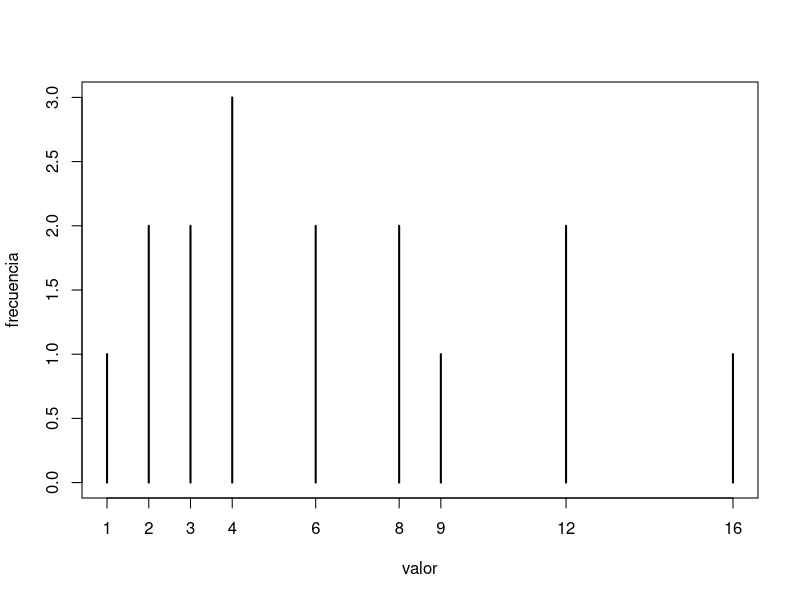

Recreate this plot in R.
###Ejercicios YA-PR3C
# Ejemplos en R para que experimenten con vectores

# Los comentarios van precedidos por #

# Con seq se puede especificar una secuencia entera dando el inicio, el fin y el paso (parámetro by o 3º parámetro):
x <- seq(-5, 5, by=.2)

# asigna a x el vector c(-5.0, -4.8, -4.6, ..., 4.6, 4.8, 5.0).
x2 <- seq(length=51, from=-5, by=.2)

# es otra manera, indicando el largo, desde y paso
# c() se usa tanto para construir vectores como para concatenarlos; vean un ejemplo
print(c(c(3,4),c(c(5),6),3))

# Si la secuencia es de a 1 (ascendente o descendente), se puede usar la función :, del siguiente modo

# a : b, devuelve un vector con los números entre a y b inclusive

# Vean lo que se imprime al ejecutar estos ejemplos:
print(1:10)
print(2:3)
print(2:2)
print(2:1)
print(-10:1)
print(c(c(-5:-1),c(1:5)))


#X ya esta con una secuencia asignada y a esos intervalos se le divide entre 5
x <- rep(x, times=5)
print(x)

# repite el vector x 5 veces(repite en x 5 veces cada elemento)
x <- rep(x, each=5)
print(x)

# R permite extender a todo un vector una operación sobre elementos, ejemplo:
# imprime todos los elementos de x incrementados en 1
print(x + 1)

# En cambio, vector + vector suma los vectores del modo usual, componente a componente
# Lo mismo con -, *, /, aplicará esa operación componente a componente
print(x+x)

# Ejercicio: escribir una sentencia muy corta, de no más de 18 caracteres, que devuelva el vector 1,4,9,16,25,...,10000 de todos los cuadrados de los naturales del 1 al 100
print(c(1:100)^2)

# Ejercicio: escribir una sentencia muy corta, de no más de 25 caracteres, que devuelva el vector de todos los cuadrados de los naturales 1,3,5,...,99 es decir de los naturales impares del 1 al 100
print(seq(1, 99, 2)^2)

# En cambio, si necesitaran multiplicar vectores por matrices o matrices por matrices, hay funciones para eso también (ya lo veremos)
# Recordar que las funciones <, >, =, etc. devuelven un booleano; por ej., al evaluar exp < 0 devolverá TRUE o FALSE, según el valor de la expresión exp
print(x < 0)
# imprime un vector de booleanos, según sean < 0 o no los elementos de x, es decir es el resultado de extender la operación a todos los elementos

# R permite indexar un vector con un vector de booleanos, indicando los elementos a procesar o devolver; vean este ejemplo:
x[c(TRUE, TRUE, FALSE, TRUE)] <- 100
#asigna 100 a los elementos que se corresponden a TRUE en el vector usado como parámetro, es decir, solamente a los elementos 1, 2 y 4


# Piensen qué imprimen estos ejemplos, antes de probarlas:
#Le asigna al primer vector  una posicion especifica
print(c("a","b","c","d","r")[c(1,2,5,1,3,1,4,1,2,5,1)])

#Se crea un vector con x e y y desspues les asigno una posicion y los repito 4 veces
print(c("x","y")[rep(c(1,2,2,1), times=4)])

# La función factor convierte vector a elementos simbólicos al estilo de los enumerados, ahorrando espacio y mejorando la lectura (además se definen niveles)
print(factor(c("a","b","c","d","r")[c(1,2,5,1,3,1,4,1,2,5,1)]))

# La función abs() que devuelve el valor absoluto (módulo) de un número real. Se puede lograr su efecto también del siguiente modo, si necesitáramos modificar los elementos de un vector por sus valores absolutos:
x[x < 0] <- -x[x < 0]
# es decir, el vector x, para los elementos en que se cumpla la condición x < 0, deja los mismos elementos pero cambiados de signo, y al resto no lo cambia

# Piensen, antes de probarlas, qué efecto tiene cada una de las siguientes expresiones sobre x (o si dan error por asignar un vector de tamaño inadecuado):
x[x < 0] <- x[x < 0]

x[x <= 0] <- -x[x <= 0]

x[x > 0] <- -x[x > 0]

x[x == 0] <- -x[x == 0]

x[x > 0] <- (2*x)[x > 0]

x[x != 0.0] <- 0


# Ejercicios sobre un vector x:

# Asignarle al vector y los elementos de x mayores que 0 (los otros no deben aparecer)
x <- seq(-5, 5, by=.2)
y <- x[x > 0]

# Asignarle al vector y los inversos (es decir 1/x) de los elementos de x que no sean 0 (evitando así el error de división por 0)
x <- c(-2, 3, 0, 1, -4, 6)
y <- ifelse(x != 0, 1/x, 0)

# Asignarle al vector y todos los elementos de x multiplicados por 3
x <- seq(-5,5)
x <- x*3

# Asignarle al vector y los elementos de x que son > 0 seguidos de los elementos de x que son < 0. Es decir, primero los positivos y a continuación los negativos. Ejemplo: si x = 1 -1 4 0 -2 3, deberá resultar y = 1 4 3 -1 -2.
x <- c(x[x > 0], x[x < 0])



## Producto externo
# El operador %o% permite obtener el producto de todos los elementos con todos ellos, devolviendo una matriz (o arreglo de dimensión mayor que el original); por ej:
x <- 1:10 %o% 1:10

# asigna a x la matriz de 10x10 siguiente (sale así al imprimir):
#[,1] [,2] [,3] [,4] [,5] [,6] [,7] [,8] [,9] [,10]
#[1,]    1    2    3    4    5    6    7    8    9    10
#[2,]    2    4    6    8   10   12   14   16   18    20
#[3,]    3    6    9   12   15   18   21   24   27    30
#[4,]    4    8   12   16   20   24   28   32   36    40
#[5,]    5   10   15   20   25   30   35   40   45    50
#[6,]    6   12   18   24   30   36   42   48   54    60
#[7,]    7   14   21   28   35   42   49   56   63    70
#[8,]    8   16   24   32   40   48   56   64   72    80
#[9,]    9   18   27   36   45   54   63   72   81    90
#[10,]   10   20   30   40   50   60   70   80   90   100



# (lo que sigue es comentario)
#A ver si logran, con este método (y algo más) mediante una sola sentencia de print, obtener la tabla con el doble de todos los anteriores, es decir:
x <- 2*x

#[,1] [,2] [,3] [,4] [,5] [,6] [,7] [,8] [,9] [,10]
#[1,]    2    4    6    8   10   12   14   16   18    20
#[2,]    4    8   12   16   20   24   28   32   36    40
#[3,]    6   12   18   24   30   36   42   48   54    60
#[4,]    8   16   24   32   40   48   56   64   72    80
#[5,]   10   20   30   40   50   60   70   80   90   100
#[6,]   12   24   36   48   60   72   84   96  108   120
#[7,]   14   28   42   56   70   84   98  112  126   140
#[8,]   16   32   48   64   80   96  112  128  144   160
#[9,]   18   36   54   72   90  108  126  144  162   180
#[10,]   20   40   60   80  100  120  140  160  180   200

#(Esto podría hacerse de más de una forma...)
#Y luego a ver si pueden convertir todo a un solo vector, es decir que al imprimir salga algo como:
vector <- as.vector(x)

#[1]   2   4   6   8  10  12  14  16  18  20   4   8  12 16  20  24  28  32
#[19]  36  40   6  12  18  24  30  36  42  48  54  60   8 16  24  32  40  48
#[37]  56  64  72  80  10  20  30  40  50  60  70  80  90 100  12  24  36  48
#[55]  60  72  84  96 108 120  14  28  42  56  70  84  98 112 126 140  16  32
#[73]  48  64  80  96 112 128 144 160  18  36  54  72  90 108 126 144 162 180
#[91]  20  40  60  80 100 120 140 160 180 200



#Se puede usar la función summary(x) para obtener una impresión amigable de ciertos datos estadísticos básicos sobre los elementos del vector x (mínimo, máximo, media, mediana y cuartiles, de los que hablamos). Para el último vector anterior, imprimir este summary dará:
  
 # Min. 1st Qu.  Median    Mean   3rd Qu.    Max.
  #2.0    20.0    48.0    60.5    90.0      200.0

# otros ejemplos
x <- 1:4
y <- outer(x,x) # es lo mismo que y <- x %o% x
print(y)

# La función table devuelve una tabla por frecuencias, es decir cada elemento cuántas veces aparece
# prueben utilizar table para vectores varios...
z <- table(y)
print(z)

# Finalmente, se puede usar plot para que grafique esa tabla por frecuencias (si se desea, especificando los rótulos de los ejes x e y)
plot(z, xlab="valor", ylab="frecuencia")



## Ejercicios que involucran temas de estadística:
#Comprobar o convencerse de que siempre vale min(x) <= median(x) <= max(x).
x <- round(runif(10)*100)
x <- c(1:100)
x <- c(-10:10)
x <- c(-100:0)
print(ifelse(min(x) <= median(x) && median(x) <= max(x),"Cumple","No cumple"))

#Mostrar casos de vectores x tales que mean(x) = median(x).
x <- c(1,2,3,4,5,6,7)
x <- c(1,2,3,4,5)
x <- c(0:60)
x <- c(-50:50)
x <- c(-100:0)
print(ifelse(mean(x) == median(x),"Son iguales","No son iguales"))

#Mostrar otros tales que mean(x) < median(x).
x <- c(0,1,2,5,6,7,8,9)
x <- c(c(0:10),c(20:50))
print(ifelse(mean(x) < median(x),"La Media es menor que la Mediana.","La Media es mayor que la Mediana."))

#Mostrar otros tales que mean(x) > median(x).
x <- c(c(0:20),c(20:30))
print(ifelse(mean(x) > median(x),"La Mediana es mas grande que la Media.","La Media es mas grande que la Mediana."))

#Mostrar otros tales que mean(x) = min(x).
x <- c(67,67,67)
x <- c(58,58,58,58,58)
print(ifelse(mean(x) == min(x),"La Media es igual al minimo","La Media no es igual al minimo."))

#Mostrar otros tales que median(x) = max(x).
x <- c(66,67,67)
x <- c(56,56,58,58,58)
print(ifelse(median(x) == max(x),"La Mediana es igual al maximo","La Mediana no es igual al maximo."))

#Verificar si al calcular un "promedio de promedios" siempre dará lo mismo que calcular el promedio de todos los valores. Por ejemplo, si alguien tiene calculados separadamente los promedios de calificaciones por año, y luego promedia estos valores, ¿necesariamente le dará lo mismo que promediar todas sus notas?
# Generar una matriz aleatoria con 5 años de calificaciones y 10 calificaciones por año
calificaciones <- matrix(rnorm(50, 70, 10), nrow = 5)

# Calcular el promedio de todos los valores
promedio_total <- mean(calificaciones)
promedio_total

# Calcular los promedios por año y el promedio de los promedios
promedios_por_año <- apply(calificaciones, 1, mean)
promedio_promedios <- mean(promedios_por_año)

# Comparar los resultados
print(ifelse(promedio_total == promedio_promedios,"El promedio total es igual al promedio de los promedios","El promedio total no es igual al promedio de los promedios"))


##Rangos
#range(x) devuelve el rango de un vector de números, ese rango siempre consiste en 2 números, que son el mínimo y el máximo del vector

#Pregunta fácil: ¿Cómo definiría la función range() si no estuviera ya definida?
  #Como una funcion que devuelve el valor minimo y el valor maximo en ese orden en un vector)
  
#¿Es verdad que siempre vale mean(x) - median(x) <= diff(range(x))?
#Si
x <- round(runif(10)*100)
media <- mean(x)
mediana <- median(x)
difRango <- diff(range(x))
print(ifelse(media - mediana <= difRango,"La resta de la media y la mediana es menor o igual a la diferencia entre rangos","La resta de la media y la mediana es mayor a la diferencia entre rangos"))                 

#IQR(x) devuelve el inter quartile range de x, que es la diferencia entre los 2 cuartiles del medio sobre los elementos de x
#Observar lo que devuelve 
IQR(seq(1, 5, 1))

#Comprobar o convencerse de que siempre vale diff(IQR(x)) <= diff(range(x)).
x <- c(10, 15, 12, 17, 14, 19, 16)

#diff(IQR(x)) siempre devuelve un vector vacio(numeric(0)) por lo cual me sale error(logical(0)) , es una duda que tengo.
diffIQR <- diff(IQR(x))
diffRange <- diff(range(x))
print(ifelse(diff(IQR(x)) <= diff(range(x)), "diff(IQR(x)) es menor o igual que diff(range(x))", "diff(IQR(x)) no es menor o igual que diff(range(x))"))




